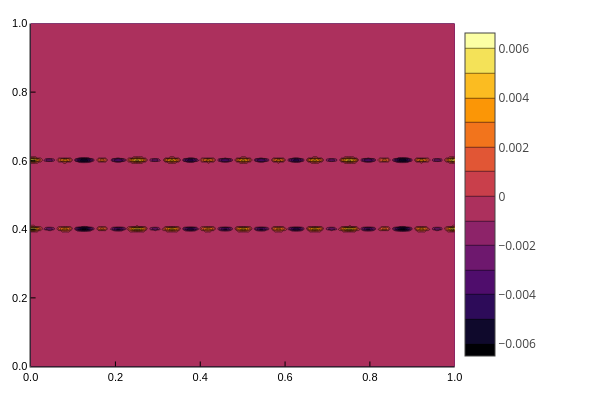

The notebook cell saved with this chart:
### Code cell
# build mps with QuanticsTCI
u1q, ranks1, errors1 = quanticscrossinterpolate(Float64, u_init_1_func, grid; maxbonddim=max_bond)
u2q, ranks2, errors2 = quanticscrossinterpolate(Float64, u_init_2_func, grid; maxbonddim=max_bond)

# convert to ITensorMPS format
ux = ITensorMPS.MPS(TensorTrain(u1q.tci), sites=s)
uy = ITensorMPS.MPS(TensorTrain(u2q.tci), sites=s)

# build base MPO's
d1x = Diff_1_8_x(dx, s)
d1y = Diff_1_8_y(dx, s)
d2x = Diff_2_8_x(dx, s)
d2y = Diff_2_8_y(dx, s)
dx_dx = apply(d1x, d1x, maxdim=max_bond)
dy_dy = apply(d1y, d1y, maxdim=max_bond)
dx_dy = apply(d1x, d1y, maxdim=max_bond)
del = MPO([delta(s[i], s[i]', s[i]'') for i in 1:length(s)])
plot_mps(uy; trunc=1e-3)

### Figure 1 — Plotly figure (JSON) as saved in the notebook; plotly's stock layout.template omitted (floating-point values rounded to 4 significant figures; data arrays with more than 128 entries replaced by an {"elided": "..."} marker saying what was removed)
{"data": [{"colorbar": {"len": 0.9525, "title": "", "x": 0.7578, "y": 0.5139}, "colorscale": {"elided": "256x2 mixed values"}, "contours": {"coloring": "fill", "showlabels": false}, "name": "y1", "ncontours": 17, "showlegend": false, "showscale": true, "type": "contour", "x": {"elided": "256 float values"}, "xaxis": "x", "y": {"elided": "256 float values"}, "yaxis": "y", "z": {"elided": "256x256 float values"}, "zmax": 0.006628, "zmin": -0.006323}], "layout": {"annotations": [], "height": 400, "legend": {"bgcolor": "rgba(255, 255, 255, 1.000)", "bordercolor": "rgba(0, 0, 0, 1.000)", "borderwidth": 1, "font": {"color": "rgba(0, 0, 0, 1.000)", "family": "sans-serif", "size": 11}, "title": {"font": {"color": "rgba(0, 0, 0, 1.000)", "family": "sans-serif", "size": 15}, "text": ""}, "tracegroupgap": 0, "traceorder": "normal", "x": 1, "xanchor": "auto", "y": 1, "yanchor": "auto"}, "margin": {"b": 20, "l": 0, "r": 0, "t": 20}, "paper_bgcolor": "rgba(255, 255, 255, 1.000)", "plot_bgcolor": "rgba(255, 255, 255, 1.000)", "showlegend": true, "width": 600, "xaxis": {"anchor": "y", "domain": [0.05101, 0.7578], "gridcolor": "rgba(0, 0, 0, 0.100)", "gridwidth": 0.5, "linecolor": "rgba(0, 0, 0, 1.000)", "mirror": false, "range": [0, 1], "showgrid": true, "showline": true, "showticklabels": true, "tickangle": 0, "tickcolor": "rgb(0, 0, 0)", "tickfont": {"color": "rgba(0, 0, 0, 1.000)", "family": "sans-serif", "size": 11}, "tickmode": "array", "ticks": "inside", "ticktext": ["0.0", "0.2", "0.4", "0.6", "0.8", "1.0"], "tickvals": [0, 0.2, 0.4, 0.6, 0.8, 1], "title": "", "titlefont": {"color": "rgba(0, 0, 0, 1.000)", "family": "sans-serif", "size": 15}, "type": "-", "visible": true, "zeroline": false, "zerolinecolor": "rgba(0, 0, 0, 1.000)"}, "yaxis": {"anchor": "x", "domain": [0.03762, 0.9902], "gridcolor": "rgba(0, 0, 0, 0.100)", "gridwidth": 0.5, "linecolor": "rgba(0, 0, 0, 1.000)", "mirror": false, "range": [0, 1], "showgrid": true, "showline": true, "showticklabels": true, "tickangle": 0, "tickcolor": "rgb(0, 0, 0)", "tickfont": {"color": "rgba(0, 0, 0, 1.000)", "family": "sans-serif", "size": 11}, "tickmode": "array", "ticks": "inside", "ticktext": ["0.0", "0.2", "0.4", "0.6", "0.8", "1.0"], "tickvals": [0, 0.2, 0.4, 0.6, 0.8, 1], "title": "", "titlefont": {"color": "rgba(0, 0, 0, 1.000)", "family": "sans-serif", "size": 15}, "type": "-", "visible": true, "zeroline": false, "zerolinecolor": "rgba(0, 0, 0, 1.000)"}}}
